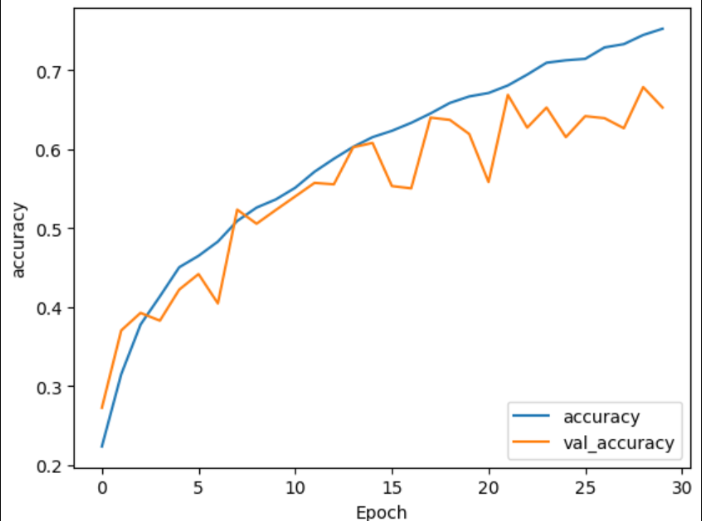
#> input picture project/paper_images/googlenet_complex_accuracy.png, 702 x 521 px
$ python preprocess_images.py --input-dir ../paper_images --output-dir out
#> lines starting #> are read from the running program, lines starting #| are printed output that depends on the picture
"""
Module for preprocessing images.

This module includes functions to resize and find images, as well as a main function
to process images as a whole.

Functions:
    - resize_image: Resizes an image to given dimensions.
    - find_images: Identifies and retrieves images from a specified directory.
    - process_images: Handles the overall processing workflow for images.
    - main: Entry point for the module, coordinating the complete image
    preprocessing pipeline.
"""
import argparse
import logging
import time
from collections import defaultdict
from concurrent.futures import ProcessPoolExecutor
from pathlib import Path
from typing import Tuple

from PIL import Image


def setup_logging():
    """

        Configures and sets up logging for the image resizer application.

        The configuration includes:
        - Creating a logger named 'image_resizer' with a logging level of INFO.
        - Creating a console handler for outputting logs to the console.
        - Creating a file handler for writing logs to a file named 'image_resize.log'.
        - Setting a log message format that includes the timestamp, logger name, log
        level, and the actual message.
        - Adding both the console handler and file handler to the logger if they haven't
        been added already.

        Returns:
            console_handler: The configured console handler.
            file_handler: The configured file handler.
            logger: The logger configured for the image resizer application.

    """
    logger = logging.getLogger("image_resizer")
    logger.setLevel(logging.INFO)

    # Create handlers
    console_handler = logging.StreamHandler()
    file_handler = logging.FileHandler("image_resize.log")

    # Create formatters and add them to handlers
    formatter = logging.Formatter(
        "%(asctime)s - %(name)s - %(levelname)s - %(message)s")
    console_handler.setFormatter(formatter)
    file_handler.setFormatter(formatter)

    # Add handlers to the logger
    if not logger.hasHandlers():
        logger.addHandler(console_handler)
        logger.addHandler(file_handler)

    return console_handler, file_handler, logger

def resize_image(image_path:Path, output_path:Path, size:Tuple[int,int]):
    """
    resize_image(image_path, output_path, size)

    Resizes the image located at the given image path and saves the resized image to
    the specified output path.

    Parameters:
    image_path (Path): The file path to the original image.
    output_path (Path): The file path to save the resized image.
    size (Tuple[int, int]): The target size as a tuple (width, height)

    Exceptions:
    Logs an error message if an exception occurs during the image resizing process.
    """
    try:
        with Image.open(image_path) as img:
            resized_img = img.resize(size,  Image.Resampling.LANCZOS)
            output_path.parent.mkdir(parents=True, exist_ok=True)
            resized_img.save(output_path)
        logging.info(f"Resized and saved: {output_path}")
    except Exception as e:
        logging.error(
            f"Error resizing image {image_path}: {type(e).__name__} - {e}")


def find_images(input_dir:Path):
    """

    find_images(input_dir)

    Searches for images in the specified directory and its subdirectories.

    Parameters:
    input_dir (Path): The directory path where the search will be performed.

    Returns:
    tuple: A tuple containing two elements:
        - list: A list of paths to the found image files.
        - defaultdict: A dictionary containing image file types as keys and their
        respective counts as values.
    """
    image_extensions = (".png", ".jpg", ".jpeg", ".bmp", ".tiff")
    image_count_by_type = defaultdict(int)
    image_paths = []

    for file in input_dir.rglob("*"):
        if file.suffix.lower() in image_extensions:
            image_paths.append(file)
            image_count_by_type[file.suffix.lower()] += 1  # Count each image type

    return image_paths, image_count_by_type


def process_images(
        input_dir:Path,
        output_dir:Path,
        size:Tuple[int,int],
        logger,
        max_workers:int=1):
    """
    Processes images from the input directory by resizing them to the specified size
    and saving them to the output directory.

    Parameters:
    input_dir (Path): Path to the directory containing the input images.
    output_dir (Path): Path to the directory where the resized images will be saved.
    size (Tuple[int,int]): Desired size to resize images to (width, height).
    logger: Logger object for logging messages.
    max_workers (int): Maximum number of worker processes to use.

    Raises:
    ValueError: If any dimension in 'size' is not greater than 0 or 'max_workers'
    is less than 1.

    Logs:
    Warnings if no images are found in the input directory.
    Information about the number of images found and the resizing process.
    Errors if any issues occur during the processing of futures.

    Returns:
    None
    """

    if not all(dim > 0 for dim in size):
        msg = "Values of size tuple must be greater than 0."
        raise ValueError(msg)

    if max_workers < 1:
        msg = "Value must be greater than 0 for max_workers."
        raise ValueError(msg)

    images, image_count_by_type = find_images(input_dir)

    if not images:
        logger.warning(f"No images found in the directory: {input_dir}")
        return

    logger.info(
        f"Found {len(images)} images in {input_dir}. Starting resizing process...")

    for ext, count in image_count_by_type.items():
        logger.info(f"Found {count} {ext} images.")

    image_tasks = [
        (image_path, output_dir / image_path.relative_to(input_dir))
        for image_path in images
    ]

    start_time = time.time()

    with ProcessPoolExecutor(max_workers=max_workers) as executor:
        futures = [executor.submit(resize_image, image_path, output_path, size) for
                   image_path, output_path in image_tasks]

        for future in futures:
            try:
                future.result()
            except Exception as e:
                logger.error(f"Error in processing a future: {e}")

    end_time = time.time()
    elapsed_time = end_time - start_time
    logger.info(
        f"Time taken to resize {len(images)} images: {elapsed_time:.2f} seconds.")

def main():
    console_handler, file_handler, logger = setup_logging()

    try:
        parser = argparse.ArgumentParser(
            description="Resize images in a folder recursively.")
        parser.add_argument("--input-dir", type=str, required=True,
                            help="Path to the input folder containing images")
        parser.add_argument("--output-dir", type=str, required=True,
                            help="Path to the output folder where resized images "
                                 "will be saved")
        parser.add_argument("--size", type=int, nargs=2, default=(224, 224),
                            help="Target size for the resized images (width height)")
        parser.add_argument("--workers", type=int, default=4,
                            help="Number of parallel workers to use for resizing")

        args = parser.parse_args()

        logger.info(
            f"Starting image resizing with {args.workers} workers. Target size: "
            f"{args.size[0]}x{args.size[1]}.")

        process_images(
            Path(args.input_dir),
            Path(args.output_dir),
            tuple(args.size),
            logger,
            args.workers)
#> in resize_image, img is the input picture: PIL image 702x521 RGBA; mean R, G, B, A 249.3, 248.8, 248.2, 255
#> in resize_image, `resized_img = img.resize(size,  Image.Resampling.LANCZOS)`:
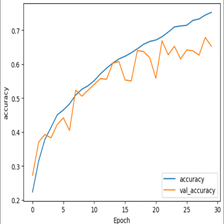
#> resized_img: PIL image 224x224 RGBA; mean R, G, B, A 249.1, 248.5, 247.9, 255

        logger.info("Image resizing process completed.")
    except Exception:
        logger.exception("An error occurred during the image resizing process.")
    finally:
        logger.removeHandler(console_handler)
        logger.removeHandler(file_handler)
        console_handler.close()
        file_handler.close()

if __name__ == "__main__":
    main()
